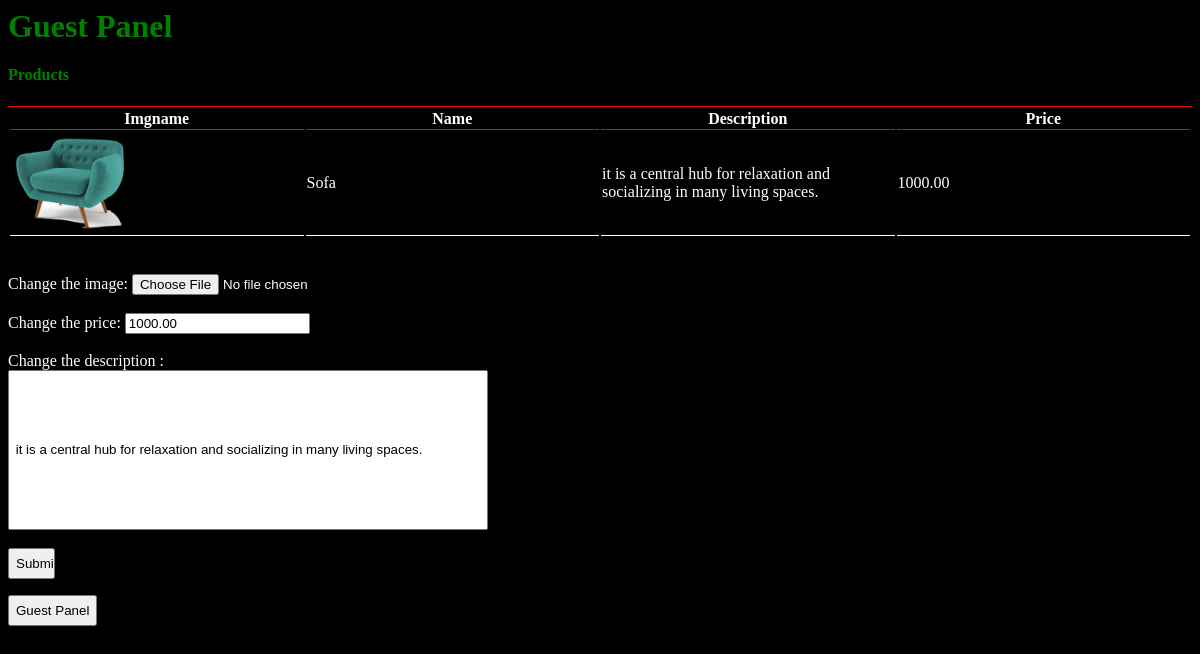
Screenshot of /admin/guest_product_crud.php?name=Sofa with the database file from the repository.
### tables this page shows
CREATE TABLE `guest` (
  `imgname` varchar(255) DEFAULT NULL,
  `name` varchar(255) DEFAULT NULL,
  `description` text DEFAULT NULL,
  `price` decimal(10,2) DEFAULT NULL,
  `rating` decimal(3,1) DEFAULT NULL,
  `role` varchar(255) DEFAULT NULL
);

### admin/guest_product_crud.php (the view, shortened to what this page needs)
<?php
include_once("../dbconnection/connection.php");
$raw_name = $_GET["name"];
if (preg_match('/[^\w\s]/', $raw_name) || preg_match('/\d/', $raw_name)) {
    $clean_name = str_replace(['%', "'"], '', $raw_name);
    $name = $clean_name;
} else {
    $name = urldecode($raw_name);
}
$q="select * from guest where name='$name'";
if ($result = mysqli_query($conn, $q)) {
    while ($row = mysqli_fetch_array($result)) {
        $imgname = $row['imgname'];
        $desc = $row['description'];
        $price = $row['price'];
    }
  }
?>
<h1>Guest Panel</h1>
<h4>Products</h4>
<table>
    <tr>
    <th>Imgname</th>
    <th>Name</th>
    <th>Description</th>
    <th>Price</th>
    </tr>
    <tr>
        <td><image height='40%' width='40%' src="../img/products/<?php echo $imgname ?>" /></td>
        <td><?php echo $name; ?></td>
        <td><?php echo $desc; ?></td>
        <td><?php echo $price; ?></td>
    </tr>
</table><br><br>
<form action="guest_product_crud.php?name=<?php echo $name; ?>" enctype="multipart/form-data" method="POST">
    Change the image:
    <input type="file" name="img"><br><br>
    Change the price:
    <input type="number" name="price" value="<?php echo $price; ?>"><br><br>
    Change the description :<br>
    <input type="text" name="desc" style="height:10rem;width:30rem;" value="<?php echo $desc; ?>"><br><br>
    <input type="submit" name="up_btn" style="height:4%;width:4%;">
</form>
<a href="guest_crud.php">
<input type="button" style="height:4%;" value="Guest Panel">
</a>

### admin/guest_product_crud.php (style rules this page uses)
h1 { color:green; }
h4 { color:green; }
table { border-top: 1px solid red; width: 100%; justify-content: center; }
td { border-bottom: 1px solid white; width: 25%; justify-content: center; }
th { border-bottom: 1px solid red; width: 25%; justify-content: center; }

### rows the page displays
guest: imgname (picture), description "it is a central hub for relaxation and socializing in many living spaces.", price "1000.00", desc "it is a central hub for relaxation and socializing in many living spaces."

### other values shown
$name "Sofa"
